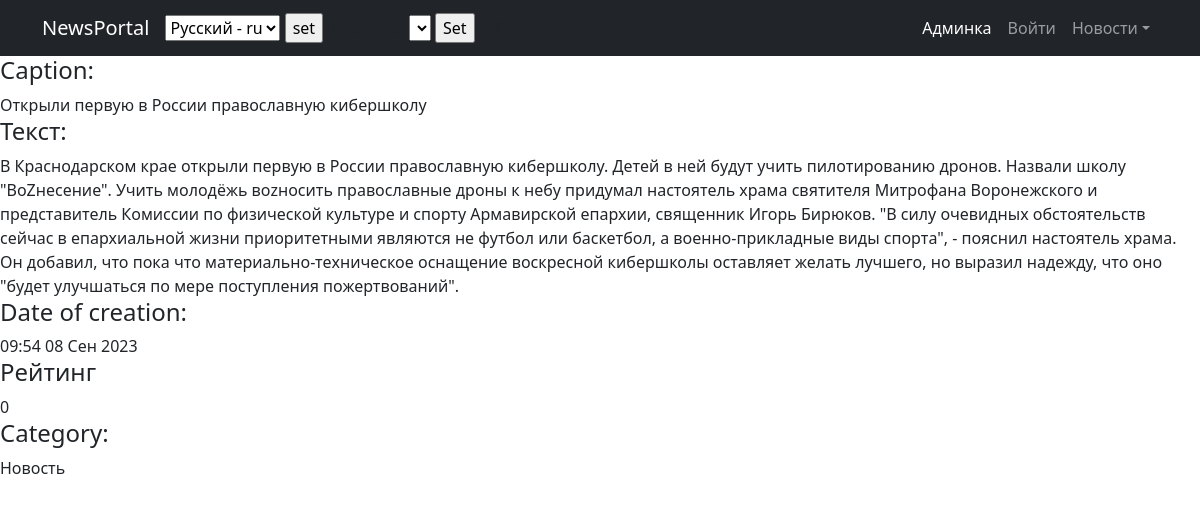
/news/108, run on the app's committed database.
### News/models.py (models this page shows, shortened)
class Post(models.Model):
    NEWS = 'NW'
    ARTICLE = 'AR'
    CATEGORY_CHOICES = (
        (NEWS, "Новость"),
        (ARTICLE, 'Статья'),
    )
    dateCreation = models.DateTimeField(auto_now_add=True)
    categoryType = models.CharField(
        max_length=2,
        choices=CATEGORY_CHOICES,
        default=ARTICLE
    )
    author = models.ForeignKey(Author, on_delete=models.CASCADE, related_name='posts')
    postCategory = models.ManyToManyField(Category, through='PostCategory')
    title = models.CharField(max_length=128)
    text = models.TextField()
    rating = models.SmallIntegerField(default=0)
    class Meta:
        verbose_name = 'Публикация'
        verbose_name_plural = 'Публикации'

### News/views.py (the view)
# urls.py: path('<int:pk>', cache_page(300)(PostDetail.as_view()), name='one_news'),
class PostDetail(DetailView):
    model = Post
    template_name = 'news/one_news.html'
    context_object_name = 'one_news'
    logger.info('View: one_news')
    def get_object(self, *args, **kwargs):
        obj = cache.get(f'news-{self.kwargs["pk"]}')
        if not obj:
            obj = super().get_object(queryset=self.queryset)
            cache.set(f'news-{self.kwargs["pk"]}', obj)
        return obj

### News/context_processors.py (called while the page is built)
def news_for_header(request):
    return {
        'news_for_header': Post.objects.order_by('-dateCreation')
    }

### News/templatetags/custom_filters.py (called while the page is built)
@register.filter()
def censorship(value):
    words = value.split()  # Разделяем текст на слова
    censored_words = []
    for word in words:
        if word.lower() in censor_words:  # для проверки приводим к нижнему регистру
            censored_words.append('*' * len(word))
        else:
            censored_words.append(word)
    return ' '.join(censored_words)  # Собираем обратно в текст

### templates/news/one_news.html (shortened to what this page needs)
{% extends 'flatpages/default.html' %}
{% load custom_filters %}
{% load custom_tags %}
{% load i18n %}
{% load tz %}
{% block content %}
	<h4>{% trans 'Caption: ' %}</h4>{{ one_news.title|censorship }}</br>
    <h4>Текст: </h4>{{ one_news.text|censorship }}</br>
	<h4>{% trans 'Date of creation: ' %}</h4>{{ one_news.dateCreation|date:'H:i  d M Y' }}</br>
	<h4>{% trans 'Rating: ' %}</h4>{{ one_news.rating }}</br>
	<h4>{% trans 'Category: ' %}</h4>{{ one_news.get_categoryType_display }}</br>
{% endblock content %}

### data on the page
Post: title|censorship "Открыли первую в России православную кибершколу", text|censorship "В Краснодарском крае открыли первую в России православную кибершколу. Детей в ней будут учить пилотированию дронов. Назвали школу \"ВоZнесение\". Учить молодёжь воzносить православные дроны к небу придумал настоятель храма святителя Митрофана Воронежского и представитель Комиссии по физической культуре и спорту Армавирской епархии, священник Игорь Бирюков. \"В силу очевидных обстоятельств сейчас в епархиальной жизни приоритетными являются не футбол или баскетбол, а военно-прикладные виды спорта\", - пояснил настоятель храма. Он добавил, что пока что материально-техническое оснащение воскресной кибершколы оставляет желать лучшего, но выразил надежду, что оно \"будет улучшаться по мере поступления…", dateCreation "09:54 08 Сен 2023", rating "0", categoryType "Новость"

### other printed values
form field language "Русский - ru"
